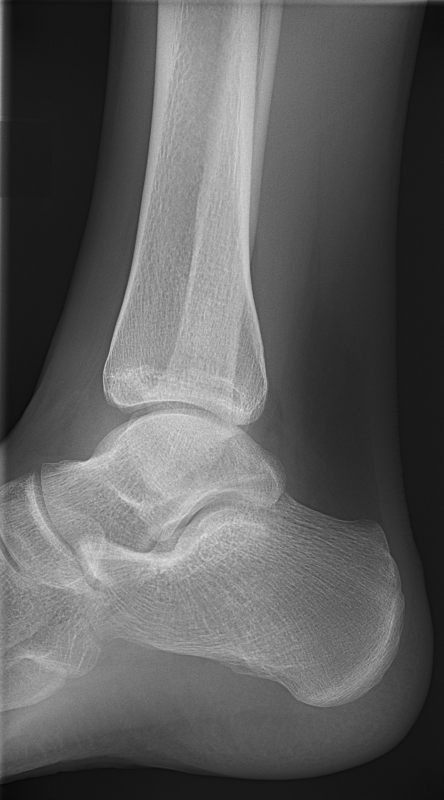
#> input picture data/radiology/images/ankle_lat.jpg, 888 x 1600 px (shown at 1/2 size); its folder holds only this picture in this run
$ python grid_overlay.py
#> lines starting #> are read from the running program, lines starting #| are printed output that depends on the picture
"""Overlay a labelled 0.05 grid on a radiology image, so label coordinates can be read off by eye."""
import sys
from pathlib import Path
from PIL import Image, ImageDraw

ROOT = Path(__file__).resolve().parents[1]
SRC = ROOT / "data" / "radiology" / "images"
OUT = ROOT / "logs" / "grid"
OUT.mkdir(parents=True, exist_ok=True)

for name in sys.argv[1:] or [p.stem for p in sorted(SRC.glob("*"))]:
    path = next(SRC.glob(name + ".*"))
    im = Image.open(path).convert("RGB")
#> im is the input picture: PIL image 888x1600 RGB; min 6, max 234, mean 92.6
    target = 900
    scale = target / max(im.size)
#> scale = 0.562
    im = im.resize((max(1, int(im.width * scale)), max(1, int(im.height * scale))), Image.LANCZOS)
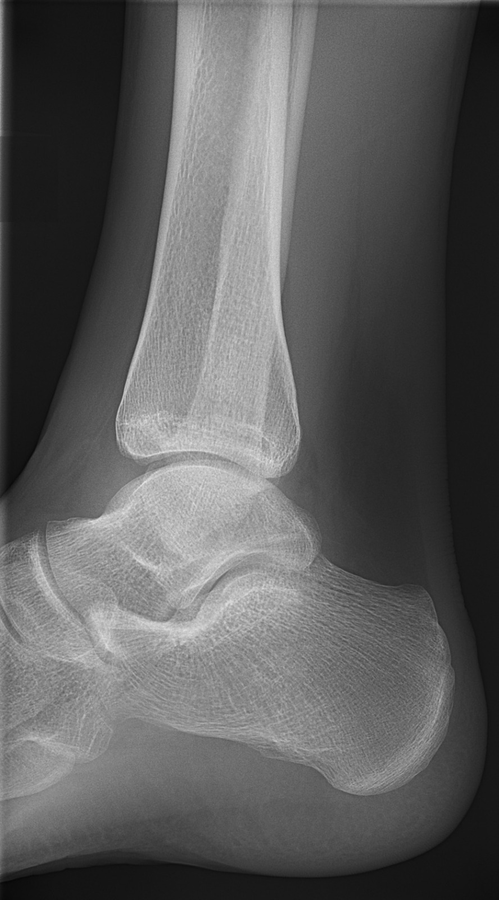
#> im: PIL image 499x900 RGB; min 6, max 227, mean 92.6
    d = ImageDraw.Draw(im, "RGBA")
    w, h = im.size
#> w = 499; h = 900
    for i in range(1, 20):
        f = i / 20
        major = i % 2 == 0
        col = (255, 90, 90, 200) if major else (90, 200, 255, 90)
        d.line([(f * w, 0), (f * w, h)], fill=col, width=2 if major else 1)
        d.line([(0, f * h), (w, f * h)], fill=col, width=2 if major else 1)
        if major:
            d.text((f * w + 3, 3), f"{f:.1f}", fill=(255, 220, 120, 255))
            d.text((3, f * h + 2), f"{f:.1f}", fill=(255, 220, 120, 255))
    im.save(OUT / f"{name}.png")
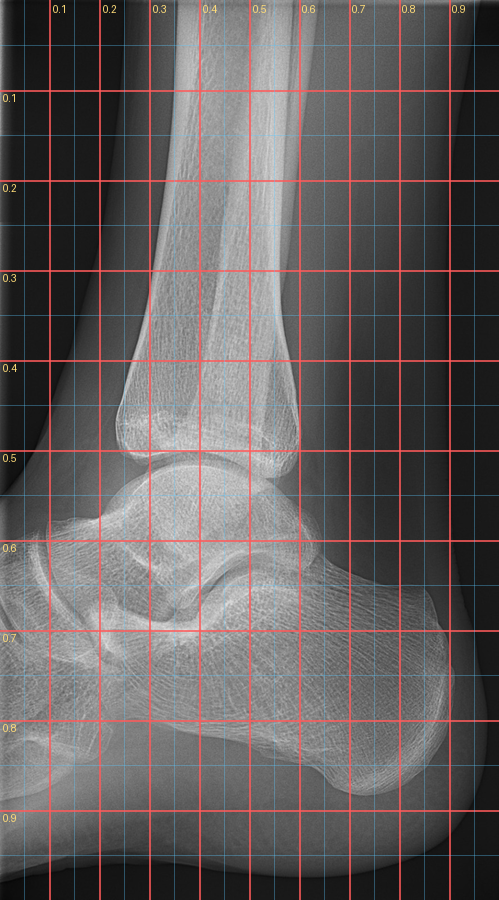
#> saved as ankle_lat.png: PIL image 499x900 RGB; mean R, G, B 99.6, 93.6, 94.1
    print(name, path.name, im.size)
#| ankle_lat ankle_lat.jpg (499, 900)

$ run again, on data/radiology/images/cspine_lat.jpg
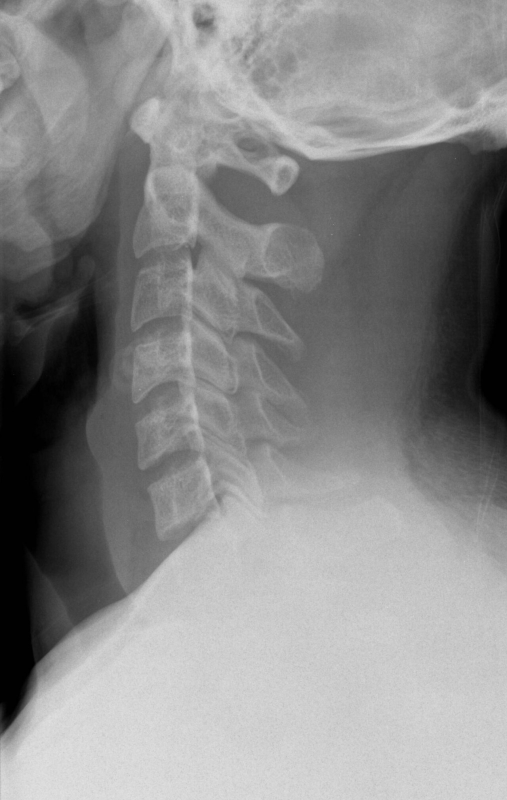
#> input picture data/radiology/images/cspine_lat.jpg, 1014 x 1600 px (shown at 1/2 size)
#> im is the input picture: PIL image 1014x1600 RGB; min 0, max 229, mean 137.5
#> `im = im.resize((max(1, int(im.width * scale)), max(1, int(im.height * ..`:
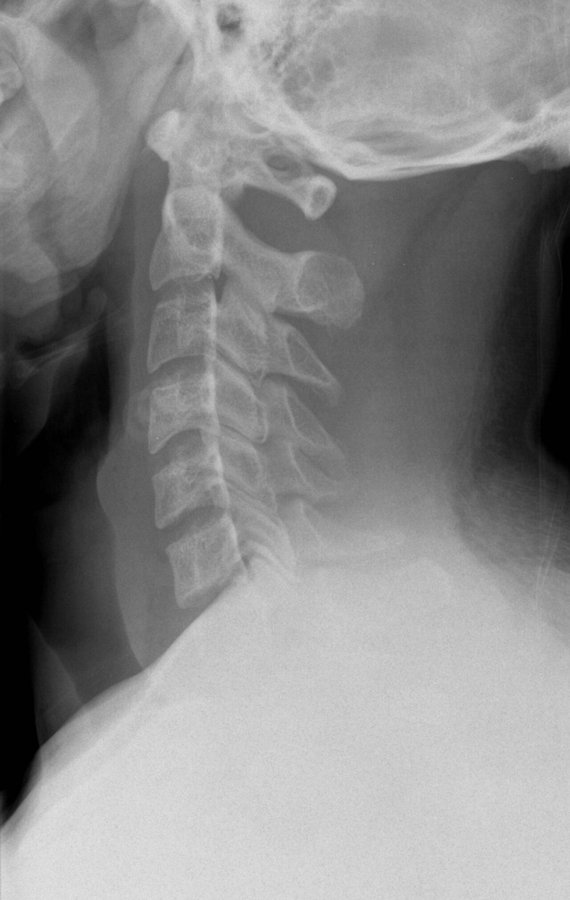
#> im: PIL image 570x900 RGB; min 0, max 225, mean 137.5
#> `im.save(OUT / f"{name}.png")`:
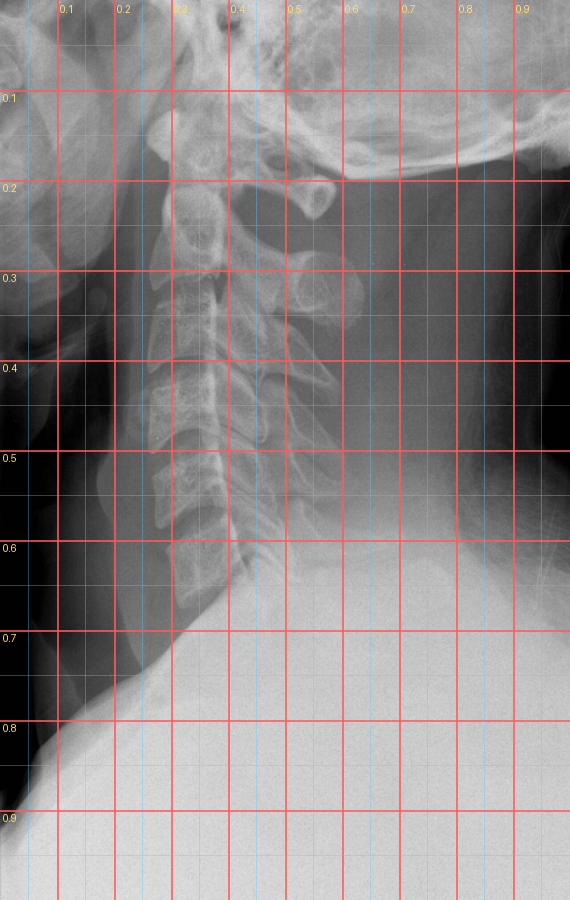
#> saved as cspine_lat.png: PIL image 570x900 RGB; mean R, G, B 141.8, 136.3, 136.7
#| cspine_lat cspine_lat.jpg (570, 900)

$ run again, on data/radiology/images/cxr_chf.jpg
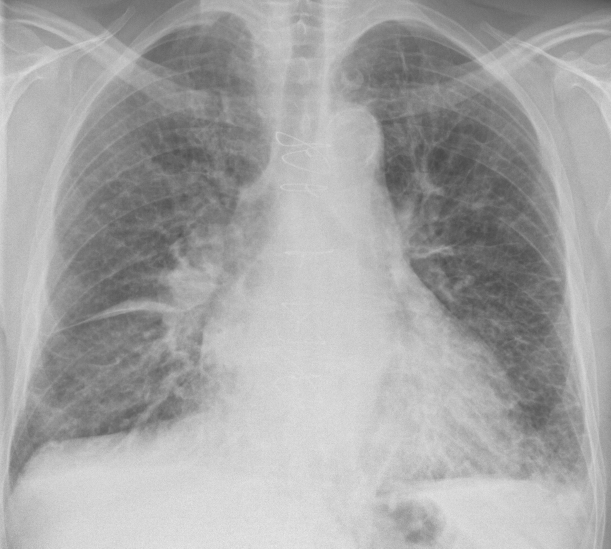
#> input picture data/radiology/images/cxr_chf.jpg, 1222 x 1097 px (shown at 1/2 size)
#> im is the input picture: PIL image 1222x1097 RGB; min 68, max 240, mean 164.8
#> `im = im.resize((max(1, int(im.width * scale)), max(1, int(im.height * ..`:
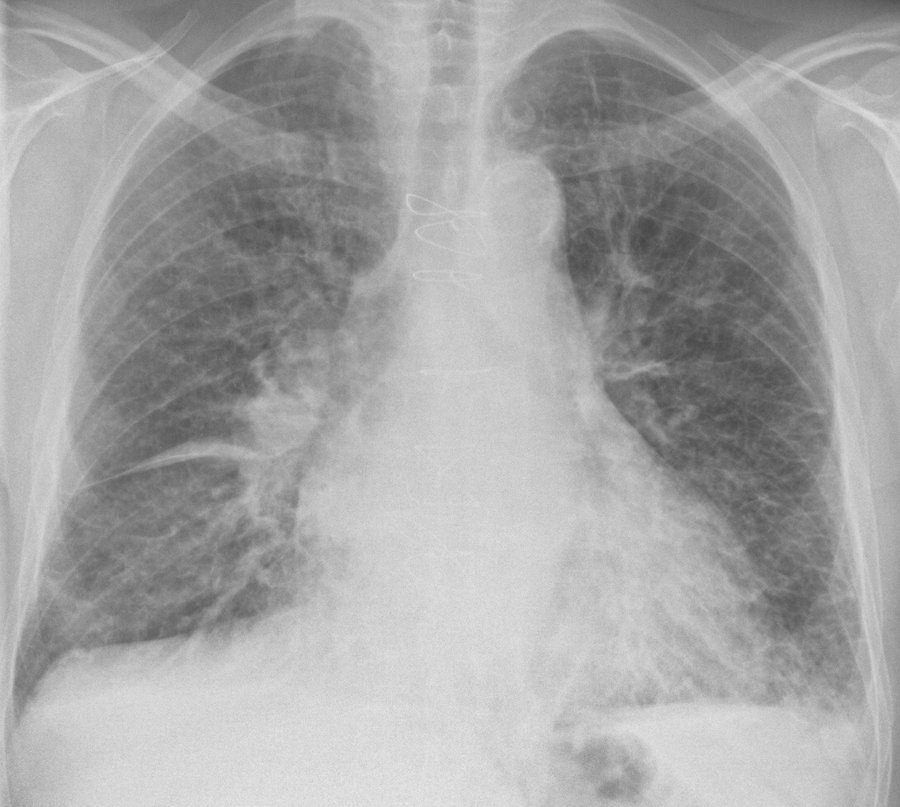
#> im: PIL image 900x807 RGB; min 70, max 238, mean 164.8
#> `im.save(OUT / f"{name}.png")`:
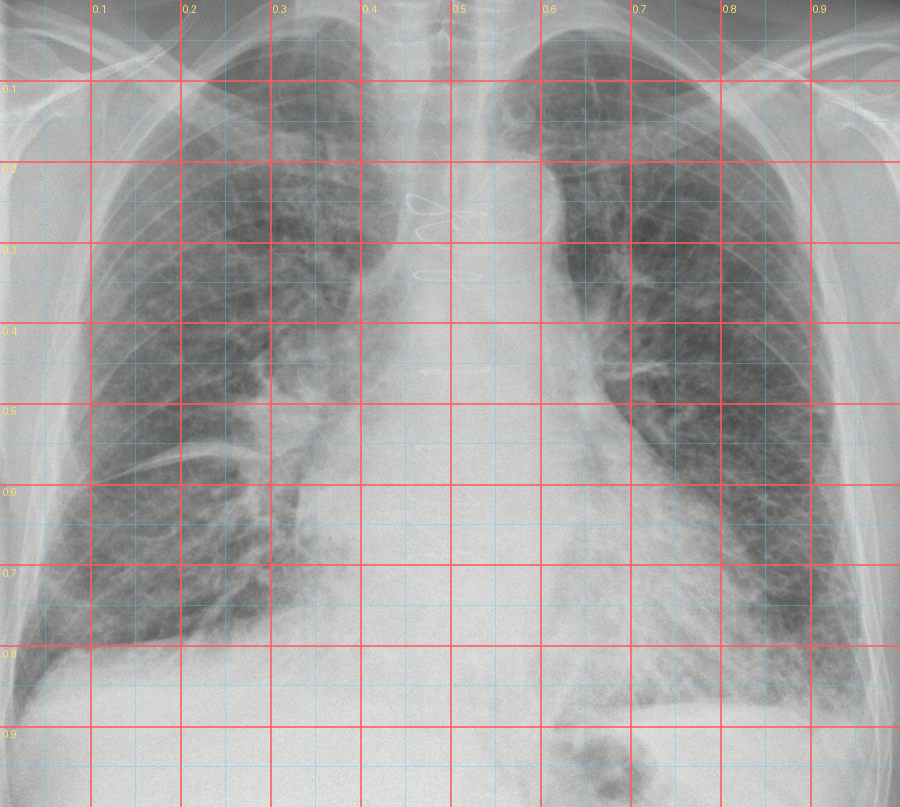
#> saved as cxr_chf.png: PIL image 900x807 RGB; mean R, G, B 167.3, 162.7, 163.1
#| cxr_chf cxr_chf.jpg (900, 807)
